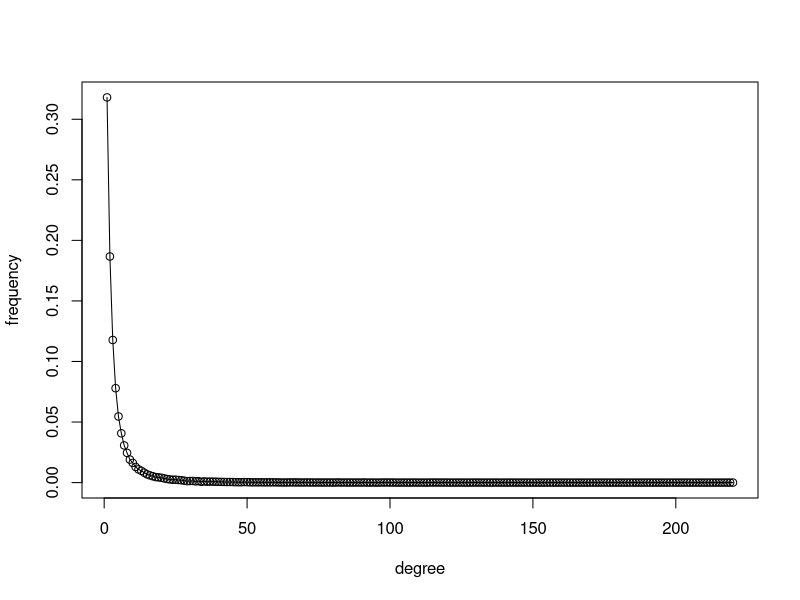
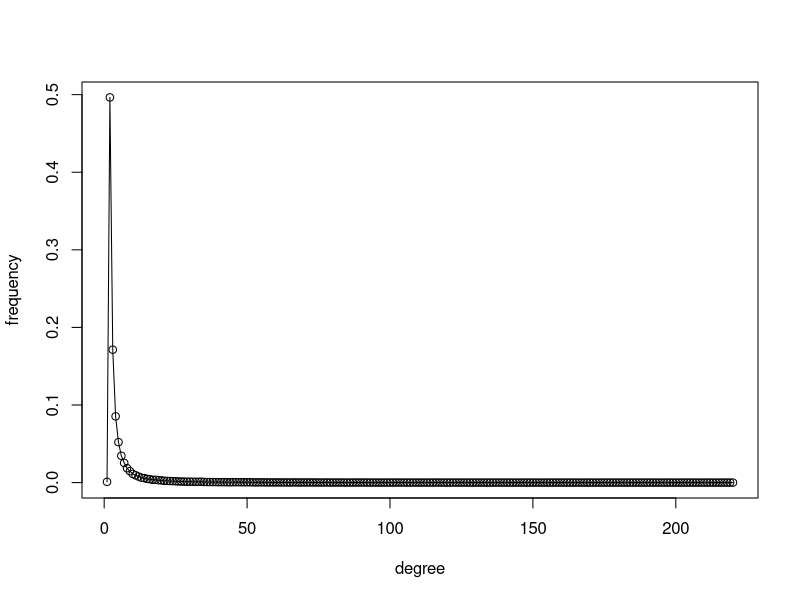
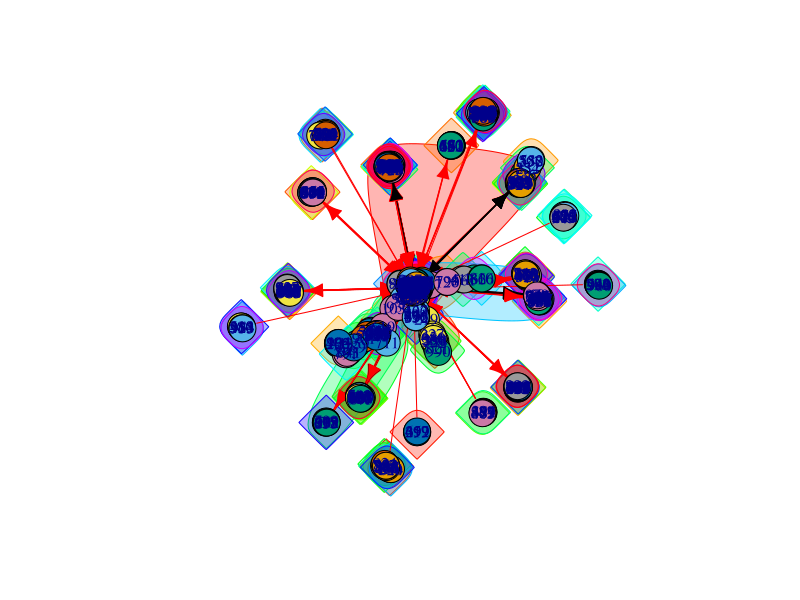

Reproduce these figures in R, in order.
library("igraph")
# g <- sample_forestfire(1000, fw.prob=0.37, bw.factor=0.32/0.37, directed=TRUE)
# dd1 <- degree_distribution(g, mode="in")
# dd2 <- degree_distribution(g, mode="out")
# png(filename="degree_in.png")
# plot(dd1, type="o")
# dev.off()
# png(filename="degree_out.png")
# plot(dd2, type="o")
# dev.off()

dd1<-rep(0,220)
dd2<-rep(0,220)
diam <- 0
mod <- 0
for(i in 1:100){
  g <- sample_forestfire(1000, fw.prob=0.37, bw.factor=0.32/0.37, directed=TRUE)
  temp1<- degree.distribution(g, mode="in")
  temp2<- degree.distribution(g, mode="out")
  dd1 <-dd1+c(temp1,rep(0,220-length(temp1)))
  dd2 <-dd2+c(temp2,rep(0,220-length(temp2)))
  diam <- diam + diameter(g)
  fg <- walktrap.community(g)
  mod <- mod + modularity(g,membership(fg))
}
png(filename="degree_in.png")
plot(dd1/100, type="o", xlab="degree", ylab="frequency")
dev.off()

png(filename="degree_out.png")
plot(dd2/100, type="o",xlab="degree", ylab="frequency")
dev.off()

png(filename="in&out.png")
if (interactive()) {
  plot(seq(along=dd1)-1, dd1/100, log="xy", xlab="degree",ylab="frequency")
  points(seq(along=dd2)-1, dd2/100, col=2, pch=2)
}
dev.off()
print(diam/100)

png(filename="community.png")
fg <- walktrap.community(g)
plot(fg,g)
dev.off()
print(mod/100)
#print(modularity(g,membership(fg)))